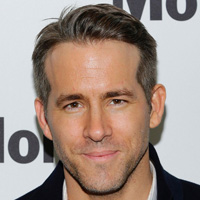
%> input picture task6/dataset/1.jpg, 200 x 200 px
$ octave --eval "result = eigenface_core('dataset/1.jpg');"   (GNU Octave 9; MATLAB toolbox functions it lacks are replaced by stand-ins)
%> lines starting %> are read from the running program, lines starting %| are printed output that depends on the picture
function [m A eigenfaces pr_img] = eigenface_core(database_path)
%> called with database_path = 'dataset/1.jpg'
  %TODO
  num = ['1'; '2'; '3'; '4'; '5'; '6'; '7'; '8'; '9'; '10'];
  for i = 1:10
   image = strcat(database_path,'/', num(i,:), '.jpg');
   image_matrix = double(rgb2gray(imread(image)));
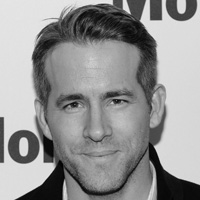
%> image_matrix: size 200x200 double; min 1, max 238, mean 147.9
   %inlocuire cu parcurgere
   image_matrix = image_matrix';
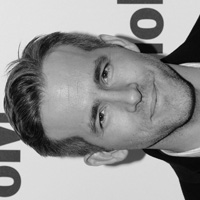
%> image_matrix: size 200x200 double; min 1, max 238, mean 147.9; mean of the top-left, top-right, bottom-left and bottom-right quarters 162.2, 140.5, 146, 142.8
   image_vector = image_matrix(:);
   T(:,i) = image_vector;
  endfor
  [n1, n2] = size(T);
  for i = 1:n1
    m(i,:) = sum(T(i,:))/10;
  endfor;
  A = T - m;
  B = A'*A;
  [V S] = eig(B);
  [n,n] = size(S);
  k = 1;
  for i = 1:n
    if S(i,i) > 1
      V1(:,k) = V(:,i);
      k++;
    end
  endfor
  eigenfaces = A*V1;
  pr_img = eigenfaces' * A;
end
%> (the run ends here)
